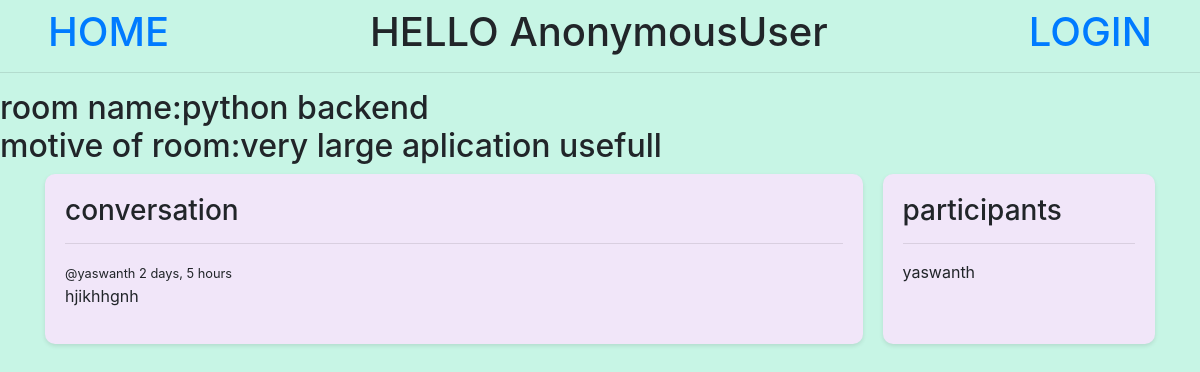
Page /room/3/ on the committed database.
### base/models.py (models this page shows, shortened)
class Room(models.Model):
    host = models.ForeignKey(User, on_delete=models.SET_NULL, null=True)
    topic = models.ForeignKey(Topic, on_delete=models.SET_NULL, null=True)
    name = models.CharField(max_length=200)
    participants = models.ManyToManyField(User, related_name="paricipants", blank=True)
    description = models.TextField(null=True, blank=True)
    updated = models.DateTimeField(auto_now=True)
    created = models.DateTimeField(auto_now_add=True)
    id = models.AutoField(primary_key=True)
    class Meta:
        ordering = ["-updated", "-created"]

class Message(models.Model):
    user = models.ForeignKey(User, on_delete=models.CASCADE)
    room = models.ForeignKey(Room, on_delete=models.CASCADE)
    body = models.TextField()
    updated = models.DateTimeField(auto_now=True)
    created = models.DateTimeField(auto_now_add=True)
    class Meta:
        ordering = ["-updated", "-created"]

### base/views.py (the view, shortened to what this page needs)
# urls.py: path("room/<str:pk>/", room, name="room"),
def room(request, pk):
    thisroom = Room.objects.get(id=pk)
    room_messages = thisroom.message_set.all().order_by("-created")
    participants = thisroom.participants.all()
    context = {
        "room": thisroom,
        "room_messages": room_messages,
        "participants": participants,
    }
    return render(request, "base/room.html", context)

### base/templates/base/room.html (shortened to what this page needs)
{% extends 'navbar.html' %}
{% load static %}
{%block content %}
<html>
<head>
    <link rel="stylesheet" href="https://cdn.jsdelivr.net/npm/bootstrap@4.3.0/dist/css/bootstrap.min.css">
    <link rel="stylesheet" type="text/css" href="{% static 'style\room.css' %}">
</head>
<h2>
    <hr>
    room name:{{room.name}}
    <br>
    motive of room:{{room.description}}
</h2>
<body>
    <div class="container">
        <div class="box">
            <h3>conversation</h3>
            <hr>
            {% for message in room_messages %}
            <small> @{{message.user}} {{message.created|timesince}}</small>
            <p>{{message.body}}</p>
            {% endfor %}
        </div>
        <div class="box">
            <h3>participants</h3>
            <hr>
            {% for user in participants %}
            <div>
                {{user.username}}
            </div>
            {% endfor %}
        </div>
    </div>
</body>
{% endblock content %}

### static/style/navbar.css (style rules this page uses)
body { background-color: Hex #9eb3cb; }

### static/style/room.css (style rules this page uses)
.container { display: grid; grid-template-columns: 3fr 1fr; grid-gap: 20px; }
.box { background-color: #f1e6f9; padding: 20px; border-radius: 10px; box-shadow: 0 2px 4px rgba(0, 0, 0, 0.1); overflow: auto; }
body { background-color: rgb(199, 245, 229); }

### rows in the picture
Room: name "python backend", description "very large aplication usefull"
Message: user "yaswanth", created "2 days, 5 hours", body "hjikhhgnh"

### other values in the picture
{{ request.user }} "AnonymousUser"
{{ user.username }} "yaswanth"
